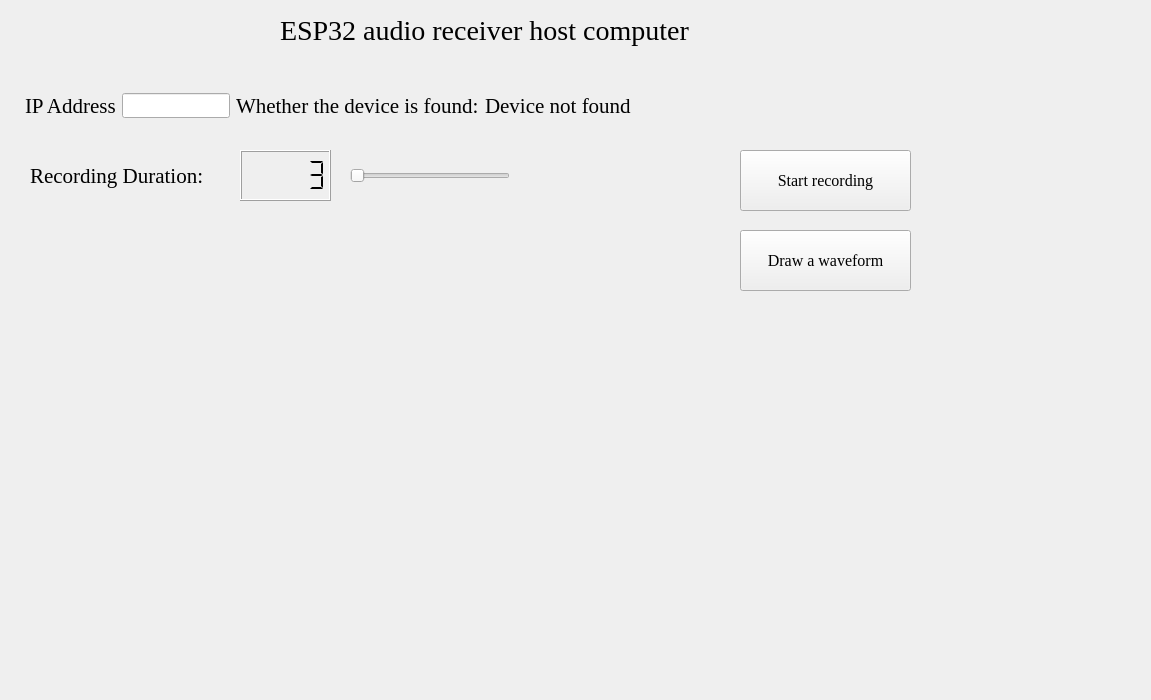
<?xml version="1.0" encoding="UTF-8"?>
<ui version="4.0">
 <class>MainWindow</class>
 <widget class="QMainWindow" name="MainWindow">
  <property name="geometry">
   <rect>
    <x>0</x>
    <y>0</y>
    <width>1151</width>
    <height>700</height>
   </rect>
  </property>
  <property name="font">
   <font>
    <family>Adobe 黑体 Std R</family>
   </font>
  </property>
  <property name="windowTitle">
   <string>MainWindow</string>
  </property>
  <widget class="QWidget" name="centralwidget">
   <widget class="QWidget" name="layoutWidget">
    <property name="geometry">
     <rect>
      <x>20</x>
      <y>70</y>
      <width>1051</width>
      <height>71</height>
     </rect>
    </property>
    <layout class="QHBoxLayout" name="horizontalLayout_2">
     <property name="leftMargin">
      <number>5</number>
     </property>
     <property name="topMargin">
      <number>5</number>
     </property>
     <property name="rightMargin">
      <number>5</number>
     </property>
     <property name="bottomMargin">
      <number>5</number>
     </property>
     <item>
      <widget class="QLabel" name="label_11">
       <property name="sizePolicy">
        <sizepolicy hsizetype="Fixed" vsizetype="Preferred">
         <horstretch>0</horstretch>
         <verstretch>0</verstretch>
        </sizepolicy>
       </property>
       <property name="font">
        <font>
         <family>Times New Roman</family>
         <pointsize>16</pointsize>
        </font>
       </property>
       <property name="text">
        <string>IP Address</string>
       </property>
       <property name="indent">
        <number>-1</number>
       </property>
      </widget>
     </item>
     <item>
      <widget class="QLineEdit" name="lineEdit">
       <property name="enabled">
        <bool>true</bool>
       </property>
       <property name="sizePolicy">
        <sizepolicy hsizetype="Fixed" vsizetype="Fixed">
         <horstretch>0</horstretch>
         <verstretch>0</verstretch>
        </sizepolicy>
       </property>
       <property name="text">
        <string/>
       </property>
      </widget>
     </item>
     <item>
      <widget class="QLabel" name="label_12">
       <property name="sizePolicy">
        <sizepolicy hsizetype="Fixed" vsizetype="Preferred">
         <horstretch>0</horstretch>
         <verstretch>0</verstretch>
        </sizepolicy>
       </property>
       <property name="font">
        <font>
         <family>Times New Roman</family>
         <pointsize>16</pointsize>
        </font>
       </property>
       <property name="text">
        <string>Whether the device is found:</string>
       </property>
      </widget>
     </item>
     <item>
      <widget class="QLabel" name="label_13">
       <property name="sizePolicy">
        <sizepolicy hsizetype="MinimumExpanding" vsizetype="Preferred">
         <horstretch>103</horstretch>
         <verstretch>0</verstretch>
        </sizepolicy>
       </property>
       <property name="font">
        <font>
         <family>Times New Roman</family>
         <pointsize>16</pointsize>
        </font>
       </property>
       <property name="text">
        <string>Device not found</string>
       </property>
      </widget>
     </item>
    </layout>
   </widget>
   <widget class="QSlider" name="horizontalSlider_3">
    <property name="geometry">
     <rect>
      <x>350</x>
      <y>160</y>
      <width>160</width>
      <height>31</height>
     </rect>
    </property>
    <property name="minimum">
     <number>3</number>
    </property>
    <property name="maximum">
     <number>20</number>
    </property>
    <property name="orientation">
     <enum>Qt::Horizontal</enum>
    </property>
   </widget>
   <widget class="QPushButton" name="pushButton_15">
    <property name="geometry">
     <rect>
      <x>740</x>
      <y>150</y>
      <width>171</width>
      <height>61</height>
     </rect>
    </property>
    <property name="font">
     <font>
      <family>Times New Roman</family>
      <pointsize>12</pointsize>
     </font>
    </property>
    <property name="text">
     <string>Start recording</string>
    </property>
   </widget>
   <widget class="QLCDNumber" name="lcdNumber_3">
    <property name="geometry">
     <rect>
      <x>240</x>
      <y>150</y>
      <width>91</width>
      <height>51</height>
     </rect>
    </property>
    <property name="font">
     <font>
      <family>Adobe 黑体 Std R</family>
      <pointsize>7</pointsize>
     </font>
    </property>
    <property name="smallDecimalPoint">
     <bool>false</bool>
    </property>
    <property name="segmentStyle">
     <enum>QLCDNumber::Flat</enum>
    </property>
    <property name="value" stdset="0">
     <double>3.000000000000000</double>
    </property>
   </widget>
   <widget class="QLabel" name="label_1">
    <property name="geometry">
     <rect>
      <x>30</x>
      <y>150</y>
      <width>191</width>
      <height>51</height>
     </rect>
    </property>
    <property name="font">
     <font>
      <family>Times New Roman</family>
      <pointsize>16</pointsize>
     </font>
    </property>
    <property name="text">
     <string>Recording Duration:</string>
    </property>
   </widget>
   <widget class="QLabel" name="label_14">
    <property name="geometry">
     <rect>
      <x>280</x>
      <y>0</y>
      <width>491</width>
      <height>61</height>
     </rect>
    </property>
    <property name="sizePolicy">
     <sizepolicy hsizetype="Fixed" vsizetype="Preferred">
      <horstretch>0</horstretch>
      <verstretch>0</verstretch>
     </sizepolicy>
    </property>
    <property name="font">
     <font>
      <family>Times New Roman</family>
      <pointsize>21</pointsize>
     </font>
    </property>
    <property name="text">
     <string>ESP32 audio receiver host computer</string>
    </property>
    <property name="indent">
     <number>-1</number>
    </property>
   </widget>
   <widget class="QLabel" name="label_15">
    <property name="geometry">
     <rect>
      <x>520</x>
      <y>150</y>
      <width>201</width>
      <height>61</height>
     </rect>
    </property>
    <property name="sizePolicy">
     <sizepolicy hsizetype="Fixed" vsizetype="Preferred">
      <horstretch>0</horstretch>
      <verstretch>0</verstretch>
     </sizepolicy>
    </property>
    <property name="font">
     <font>
      <family>Times New Roman</family>
      <pointsize>16</pointsize>
     </font>
    </property>
    <property name="text">
     <string/>
    </property>
   </widget>
   <widget class="QPushButton" name="pushButton_16">
    <property name="geometry">
     <rect>
      <x>740</x>
      <y>230</y>
      <width>171</width>
      <height>61</height>
     </rect>
    </property>
    <property name="font">
     <font>
      <family>Times New Roman</family>
      <pointsize>12</pointsize>
     </font>
    </property>
    <property name="text">
     <string>Draw a waveform</string>
    </property>
   </widget>
  </widget>
 </widget>
 <resources/>
 <connections>
  <connection>
   <sender>horizontalSlider_3</sender>
   <signal>sliderMoved(int)</signal>
   <receiver>lcdNumber_3</receiver>
   <slot>display(int)</slot>
   <hints>
    <hint type="sourcelabel">
     <x>326</x>
     <y>172</y>
    </hint>
    <hint type="destinationlabel">
     <x>192</x>
     <y>173</y>
    </hint>
   </hints>
  </connection>
 </connections>
</ui>
